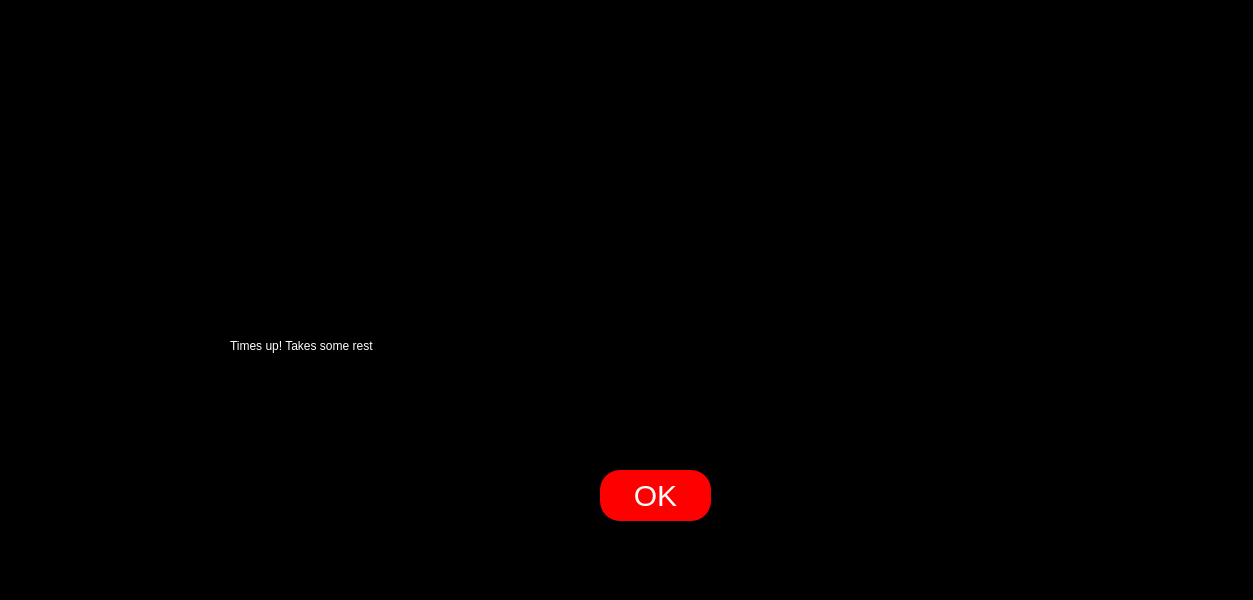
<?xml version="1.0" encoding="UTF-8"?>
<ui version="4.0">
 <class>MainWindow</class>
 <widget class="QMainWindow" name="MainWindow">
  <property name="geometry">
   <rect>
    <x>0</x>
    <y>0</y>
    <width>1253</width>
    <height>600</height>
   </rect>
  </property>
  <property name="windowTitle">
   <string>MainWindow</string>
  </property>
  <property name="styleSheet">
   <string notr="true">background-color:black;
color:white;</string>
  </property>
  <widget class="QWidget" name="centralwidget">
   <widget class="QLabel" name="label">
    <property name="geometry">
     <rect>
      <x>230</x>
      <y>260</y>
      <width>871</width>
      <height>171</height>
     </rect>
    </property>
    <property name="styleSheet">
     <string notr="true">color:white;
font: 75 54pt &quot;Ubuntu&quot;;</string>
    </property>
    <property name="text">
     <string>Times up! Takes some rest</string>
    </property>
   </widget>
   <widget class="QPushButton" name="ok">
    <property name="geometry">
     <rect>
      <x>600</x>
      <y>470</y>
      <width>111</width>
      <height>51</height>
     </rect>
    </property>
    <property name="styleSheet">
     <string notr="true">outline:0;
background-color:red;
font-size:30px;
border-radius:20px;
</string>
    </property>
    <property name="text">
     <string>OK</string>
    </property>
   </widget>
  </widget>
  <widget class="QMenuBar" name="menubar">
   <property name="geometry">
    <rect>
     <x>0</x>
     <y>0</y>
     <width>1253</width>
     <height>25</height>
    </rect>
   </property>
  </widget>
  <widget class="QStatusBar" name="statusbar"/>
 </widget>
 <resources/>
 <connections/>
</ui>
